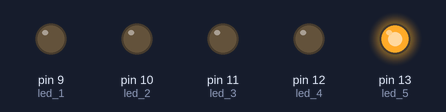
This sketch was run on a simulated Arduino Uno, built with avr-gcc and run on an emulated ATmega328P. Shown: output pins drawn as LEDs (lit = HIGH). Random numbers use the default seed unless the sketch sets one.

Above: at 0.1 s.
At 10.1 s:
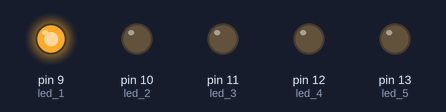
At 14.1 s:
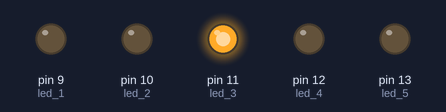
At 20.1 s:
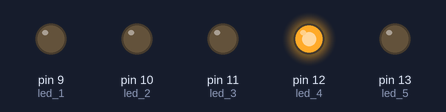
At 38.1 s:
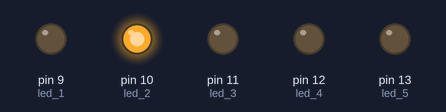
Timing chart, 0 to 39.6 s (numbered marks = the images above):
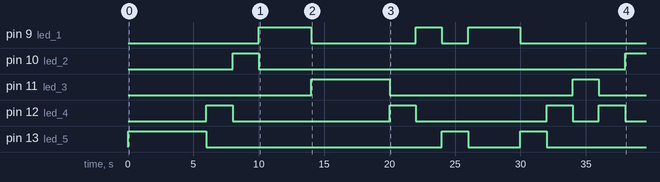

The sketch:

Prog_9_Aleatorios.ino
```cpp
int led_1 = 9;
int led_2 = 10;
int led_3 = 11;
int led_4 = 12;
int led_5 = 13;

int led_prender; // 0,1,2,3,4,5
void setup() {
  // put your setup code here, to run once:
  //siempre que se vaya a atrabajar con un pin digital es necesario ESTABLECER si este sera una entrada o una salida
  //es entrada cuando nos proporcionara "INFORMACION" (SENSOR), y es salida cuando genera algun "efecto" (actuador)

  //entrada --> INPUT
  //salida --> OUTPUT

  pinMode(led_1, OUTPUT);//establece el modo de trabajo del pin asociado a la variable del LED como salida
   pinMode(led_2, OUTPUT);
    pinMode(led_3, OUTPUT);
     pinMode(led_4, OUTPUT);
      pinMode(led_5, OUTPUT);

      //randomSeed (6); // normalizada
      randomSeed (analogRead(A0)); // la semilla tendra un valor de 0 a 1023

}

void loop() {
  // put your main code here, to run repeatedly:
  //cuando se trabaja con actuadores digitales se cuenta con la instruccion digitalWrite para establecer el
  // valor del actuador

  // valor = {PRENDIDO(1 o HIGH)|APAGADO(0 O LOW)}

   digitalWrite(led_1,0);
   digitalWrite(led_2,0);
   digitalWrite(led_3,0);
   digitalWrite(led_4,0);
   digitalWrite(led_5,0);

   led_prender = random(5);//[0 - (n-1)]
    //random(min, max) [min - (max-1)]
   switch(led_prender){
    case 0:
    digitalWrite(led_1,1);
    break;
    case 1:
    digitalWrite(led_2,1);
    break;
    case 2:
    digitalWrite(led_3,1);
    break;
    case 3:
    digitalWrite(led_4,1);
    break;
    case 4:
    digitalWrite(led_5,1);
    break;
    }
delay (2000);
}
```

Measured:
- by itself, pin 9 (led_1): goes HIGH 4.0 s, LOW 8.0 s, HIGH 2.0 s, LOW 2.0 s, HIGH 4.0 s, then LOW
- by itself, pin 10 (led_2): LOW → HIGH at 8.0 s, → LOW 2.0 s later, → HIGH 28.0 s later
- by itself, pin 11 (led_3): LOW → HIGH at 14.0 s, → LOW 6.0 s later, → HIGH 14.0 s later, → LOW 2.0 s later
- by itself, pin 12 (led_4): LOW → HIGH at 6.0 s, → LOW 2.0 s later, → HIGH 12.0 s later, → LOW 2.0 s later, … (8 changes in this stretch)
- by itself, pin 13 (led_5): goes HIGH 6.0 s, LOW 18.0 s, HIGH 2.0 s, LOW 4.0 s, HIGH 2.0 s, then LOW
